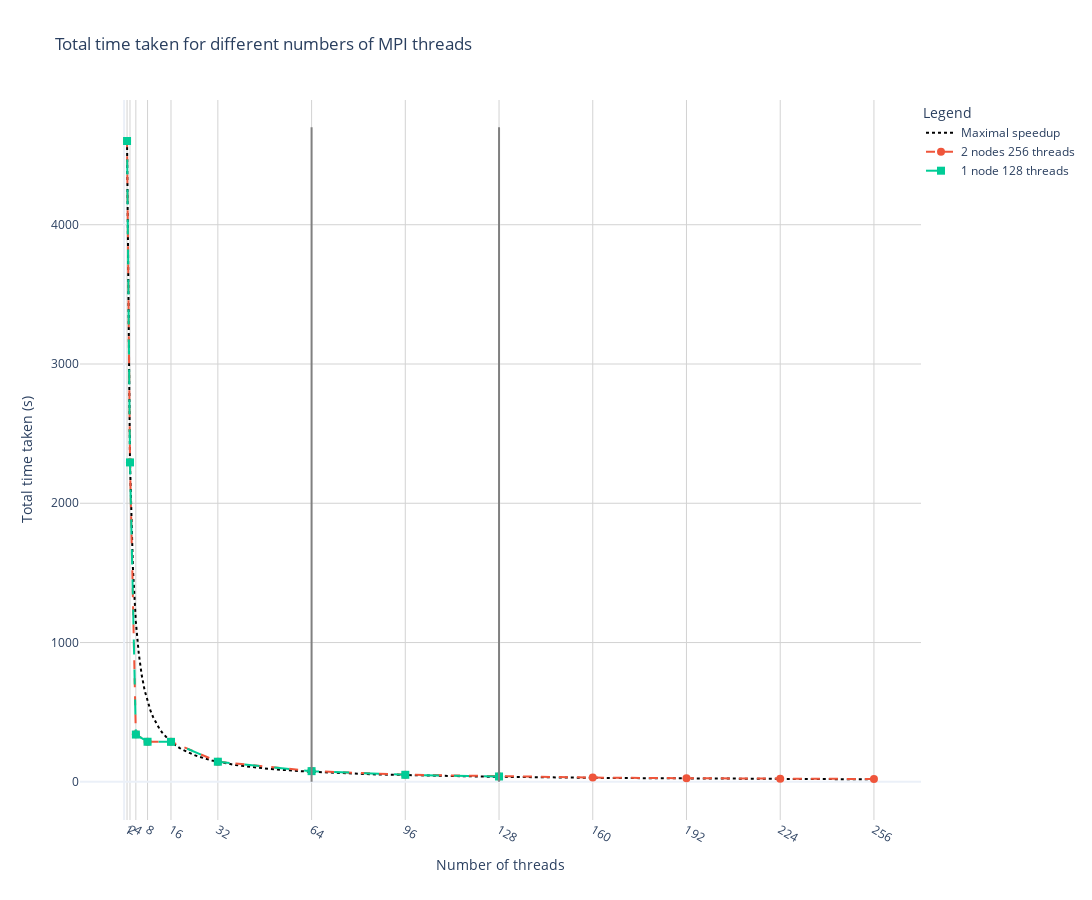

The notebook cell this image was saved under:
### Code cell
# Define the x-values for the model function starting from 2 to prevent division by zero
x_values = np.linspace(1, 256, 256)

# Create the figure
fig = go.Figure()

# Model function line
fig.add_trace(go.Scatter(x=x_values, y= one_run["Time"][0] / x_values,
						 mode='lines', name='Maximal speedup',
						 line=dict(color='black', dash='dot')))

# Data lines
fig.add_trace(go.Scatter(x=df256["Threads"], y=df256["Time"],
						 mode='lines+markers', name='2 nodes 256 threads',
						 marker=dict(symbol='circle', size=8), line=dict(dash='dash')))
fig.add_trace(go.Scatter(x=df128["Threads"], y=df128["Time"],
						 mode='lines+markers', name='1 node 128 threads',
						 marker=dict(symbol='square', size=8), line=dict(dash='longdash')))
# Add a vertical line at 4, 64 and 128 threads
fig.add_shape(type="line", x0=64, y0=0, x1=64, y1=4.7*1e3, line=dict(color="grey", width=2, dash="solid"))
fig.add_shape(type="line", x0=128, y0=0, x1=128, y1=4.7*1e3, line=dict(color="grey", width=2, dash="solid"))

# Configuring the axes and layout
fig.update_layout(
	xaxis_title="Number of threads",
	yaxis_title="Total time taken (s)",
	title='Total time taken for different numbers of MPI threads',
	legend_title="Legend",
	template='plotly_white',
	xaxis=dict(type='linear', tickmode='array', tickvals=[1, 2, 4, 8, 16, 32, 64, 96, 128, 160, 192, 224, 256]),
	yaxis=dict(type='linear'),
	legend=dict(y=1, x=1),
	grid=dict(rows=1, columns=1),
	height = 900,
	width = 1504
)

# Adding grid lines with specified style
fig.update_xaxes(showgrid=True, gridwidth=1, gridcolor='lightgrey')
fig.update_yaxes(showgrid=True, gridwidth=1, gridcolor='lightgrey')

# Show the figure
fig.show()

# To save the plot as a static image, you will need to use Plotly Orca or Kaleido
fig.write_image("time_go.png", scale=2)  # Uncomment this line if Kaleido or Orca is installed

### Figure 1 — Plotly figure (JSON) as saved in the notebook; plotly's stock layout.template omitted (floating-point values rounded to 4 significant figures; data arrays with more than 128 entries replaced by an {"elided": "..."} marker saying what was removed)
{"data": [{"line": {"color": "black", "dash": "dot"}, "mode": "lines", "name": "Maximal speedup", "type": "scatter", "x": {"elided": "256 int values"}, "y": {"elided": "256 float values"}}, {"line": {"dash": "dash"}, "marker": {"size": 8, "symbol": "circle"}, "mode": "lines+markers", "name": "2 nodes 256 threads", "type": "scatter", "x": [256, 224, 192, 160, 128, 96, 64, 32, 16, 8, 4, 2, 1], "y": [20.4, 22.08, 25.95, 30.82, 38.84, 51.38, 77.05, 145.0, 288.2, 288, 341.5, 2294.0, 4601.0]}, {"line": {"dash": "longdash"}, "marker": {"size": 8, "symbol": "square"}, "mode": "lines+markers", "name": "1 node 128 threads", "type": "scatter", "x": [128, 96, 64, 32, 16, 8, 4, 2, 1], "y": [38.52, 50.6, 76.75, 144.5, 287.3, 287.9, 339.5, 2293.0, 4601.0]}], "layout": {"grid": {"columns": 1, "rows": 1}, "height": 900, "legend": {"title": {"text": "Legend"}, "x": 1, "y": 1}, "shapes": [{"line": {"color": "grey", "dash": "solid", "width": 2}, "type": "line", "x0": 64, "x1": 64, "y0": 0, "y1": 4700}, {"line": {"color": "grey", "dash": "solid", "width": 2}, "type": "line", "x0": 128, "x1": 128, "y0": 0, "y1": 4700}], "title": {"text": "Total time taken for different numbers of MPI threads"}, "width": 1504, "xaxis": {"gridcolor": "lightgrey", "gridwidth": 1, "showgrid": true, "tickmode": "array", "tickvals": [1, 2, 4, 8, 16, 32, 64, 96, 128, 160, 192, 224, 256], "title": {"text": "Number of threads"}, "type": "linear"}, "yaxis": {"gridcolor": "lightgrey", "gridwidth": 1, "showgrid": true, "title": {"text": "Total time taken (s)"}, "type": "linear"}}}
